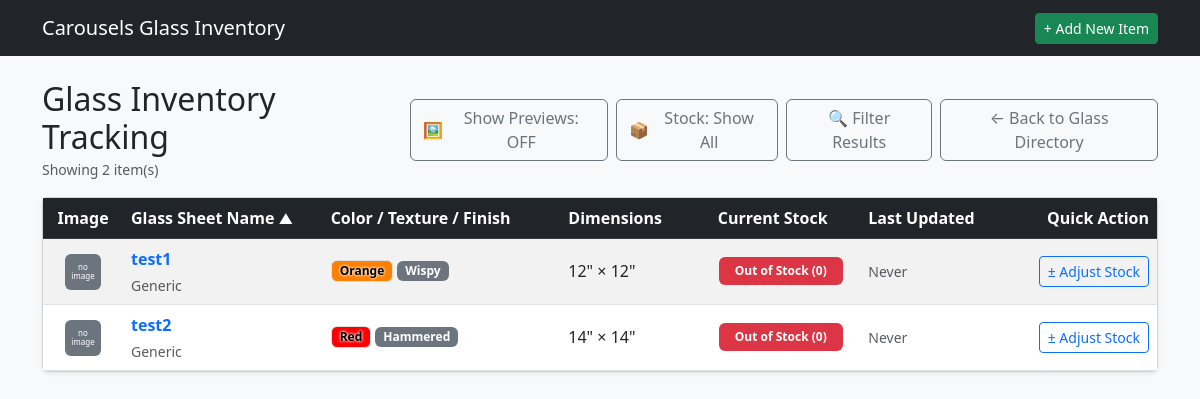
Page /glass/inventory on the earlier database version.
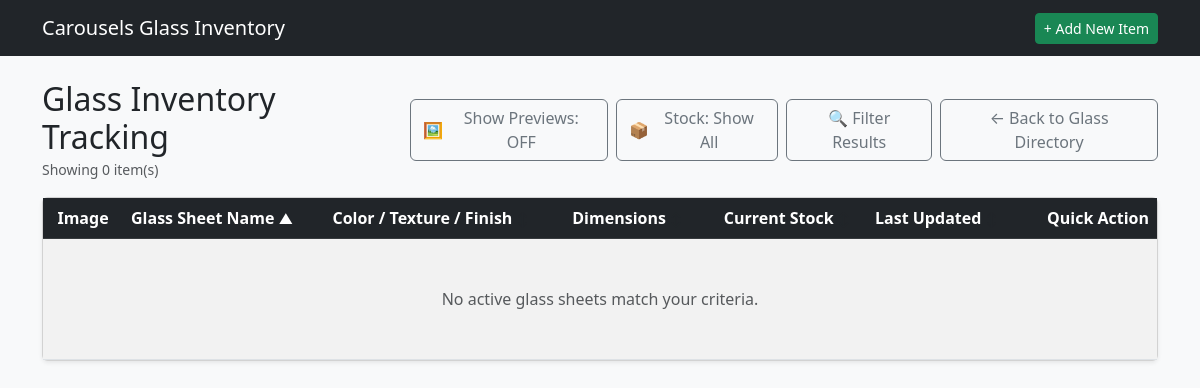
Same page on the later database version.
### tables this page shows
CREATE TABLE GPC (

    GLASSID INTEGER,                          
    GLSPRICE NUMERIC,                         
    STDATE TEXT,                              
    ENDDATE TEXT,                             

    FOREIGN KEY (GLASSID) REFERENCES GSI(GLASSID) ON DELETE CASCADE ON UPDATE CASCADE

);

CREATE TABLE GSI (

    GLASSID INTEGER PRIMARY KEY AUTOINCREMENT,
    GLSNAME TEXT,
    GLSMANF TEXT,
    GLSLEN INTEGER,
    GLSWID INTEGER,
    GLSTHK INTEGER,
    GLSTEX TEXT,
    GLSIRI INTEGER,
    GLSOPAL INTEGER,
    GLSOURCE TEXT,
    GLLINK TEXT,
    GLSIMG TEXT,
    GLSNOTE TEXT,
    COLOR TEXT,
    GTRNSN TEXT,
    ISACTIVE INTEGER,

    FOREIGN KEY (GLSTEX) REFERENCES GTL(GLSTEX) ON DELETE SET NULL ON UPDATE CASCADE,
    FOREIGN KEY (COLOR) REFERENCES COLOR(COLOR) ON DELETE SET NULL ON UPDATE CASCADE,
    FOREIGN KEY (GLSOURCE) REFERENCES GSL(GLSOURCE) ON DELETE SET NULL ON UPDATE CASCADE,
    FOREIGN KEY (GTRNSN) REFERENCES GTRNS(GTRNSN) ON DELETE SET NULL ON UPDATE CASCADE

);

### app.py (the view, shortened to what this page needs)
@app.route('/glass/inventory', methods=['GET', 'POST'])
def glass_inventory():
    db = get_db()
    sort_by = request.args.get('sort_by', 'GLSNAME')
    order = request.args.get('order', 'asc').lower()
    if order not in ['asc', 'desc']:
        order = 'asc'
    q = request.args.get('q', '').strip()
    manf = request.args.get('manf', '').strip()
    tex = request.args.get('tex', '').strip()
    color = request.args.get('color', '').strip()
    source = request.args.get('source', '').strip()
    min_price = request.args.get('min_price', '').strip()
    max_price = request.args.get('max_price', '').strip()
    stock_filter = request.args.get('stock_filter', '').strip()
    iridescent_filter = request.args.get('iridescent')
    opalescent_filter = request.args.get('opalescent')
    stock_display_mode = request.args.get('stock_display', 'all')
    allowed_sorts = {
        'GLASSID': 'GLASSID',
        'GLSNAME': 'GLSNAME',
        'GLSMANF': 'GLSMANF',
        'GLSTEX': 'GLSTEX',
        'COLOR': 'COLOR',
        'COLOR_HSV': 'COLOR_HSV',
        'GLSIRI': 'GLSIRI',
        'GLSOPAL': 'GLSOPAL',
        'GLSLEN': 'GLSLEN',
        'CURRENT_STOCK': 'CURRENT_STOCK',
        'LAST_UPDATED': 'LAST_UPDATED'
    }
    sql_sort_column = 'GLSNAME' if sort_by == 'COLOR_HSV' else allowed_sorts.get(sort_by, 'GLSNAME')
    where_clauses = ["g.ISACTIVE = 1"]
    params = []
    if q:
        where_clauses.append("(g.GLSNAME LIKE ? OR g.GLSMANF LIKE ? OR g.GLSNOTE LIKE ?)")
        params.extend([f"%{q}%", f"%{q}%", f"%{q}%"])
    if manf:
        where_clauses.append("g.GLSMANF = ?")
        params.append(manf)
    if tex:
        where_clauses.append("g.GLSTEX = ?")
        params.append(tex)
    if color:
        where_clauses.append("g.COLOR = ?")
        params.append(color)
    if iridescent_filter:
        where_clauses.append("g.GLSIRI = ?")
        params.append(iridescent_filter)
    if opalescent_filter:
        where_clauses.append("g.GLSOPAL = ?")
        params.append(opalescent_filter)
    if source:
        where_clauses.append("g.GLSOURCE = ?")
        params.append(source)
    if min_price:
        where_clauses.append("p.GLSPRICE >= ?")
        params.append(min_price)
    if max_price:
        where_clauses.append("p.GLSPRICE <= ?")
        params.append(max_price)
    where_sql = f"WHERE {' AND '.join(where_clauses)}"
    having_conditions = []
    if stock_filter == 'out':
        having_conditions.append("CURRENT_STOCK = 0")
    elif stock_filter == 'low':
        having_conditions.append("CURRENT_STOCK = 1")
    elif stock_filter == 'in':
        having_conditions.append("CURRENT_STOCK > 1")
    if stock_display_mode == 'out':
        having_conditions.append("CURRENT_STOCK <= 0")
    elif stock_display_mode == 'hide':
        having_conditions.append("CURRENT_STOCK > 0")
    stock_having_sql = f"GROUP BY GLASSID HAVING {' AND '.join(having_conditions)}" if having_conditions else ""
    query = f"""
        SELECT GLASSID, GLSNAME, GLSMANF, GLSLEN, GLSWID, GLSTHK, GLSTEX,
               GLSIRI, GLSOPAL, GLSOURCE, GLLINK, GLSIMG, GLSNOTE, COLOR,
               ISACTIVE, CHEX, GLSPRICE, SRCWEB, CURRENT_STOCK, LAST_UPDATED
        FROM (
            SELECT g.GLASSID, g.GLSNAME, g.GLSMANF, g.GLSLEN, g.GLSWID, g.GLSTHK,
                   g.GLSTEX, g.GLSIRI, g.GLSOPAL, g.GLSOURCE, g.GLLINK, g.GLSIMG,
                   g.GLSNOTE, g.COLOR, g.ISACTIVE, c.CHEX, p.GLSPRICE, l.SRCWEB,
                   COALESCE((
                       SELECT i.GLSSTOCK
                       FROM GLSINV i
                       WHERE i.GLASSID = g.GLASSID
                       ORDER BY i.TS DESC, i.GLSTRNID DESC
                       LIMIT 1
                   ), 0) AS CURRENT_STOCK,
                   (
                       SELECT i.TS
                       FROM GLSINV i
                       WHERE i.GLASSID = g.GLASSID
                       ORDER BY i.TS DESC, i.GLSTRNID DESC
                       LIMIT 1
                   ) AS LAST_UPDATED
            FROM GSI g
            LEFT JOIN COLOR c ON g.COLOR = c.COLOR
            LEFT JOIN GPC p ON g.GLASSID = p.GLASSID
            LEFT JOIN GSL l ON g.GLSOURCE = l.GLSOURCE
            {where_sql}
        ) sub
        {stock_having_sql}
        ORDER BY {sql_sort_column} {order.upper()}
    """
    raw_items = db.execute(query, params).fetchall()
    inventory_items = []
    for row in raw_items:
        item = dict(row)
        item['COLOR_HSV'] = hex_to_hsv(item.get('CHEX'))
        inventory_items.append(item)
    if sort_by == 'COLOR_HSV':
        inventory_items.sort(
            key=lambda x: x['COLOR_HSV'],
            reverse=(order == 'desc')
        )
    textures = db.execute("SELECT DISTINCT GLSTEX FROM GSI WHERE ISACTIVE = 1 AND GLSTEX IS NOT NULL AND GLSTEX != '' ORDER BY GLSTEX").fetchall()
    colors = db.execute("SELECT * FROM COLOR ORDER BY COLOR").fetchall()
    sources = db.execute("SELECT DISTINCT GLSOURCE FROM GSI WHERE ISACTIVE = 1 AND GLSOURCE IS NOT NULL AND GLSOURCE != '' ORDER BY GLSOURCE").fetchall()
    manufacturers = db.execute("SELECT DISTINCT GLSMANF FROM GSI WHERE ISACTIVE = 1 AND GLSMANF IS NOT NULL AND GLSMANF != '' ORDER BY GLSMANF").fetchall()
    iridescent_options = db.execute("SELECT DISTINCT GLSIRI FROM GSI WHERE ISACTIVE = 1 AND GLSIRI = 1").fetchall()
    opalescent_options = db.execute("SELECT DISTINCT GLSOPAL FROM GSI WHERE ISACTIVE = 1 AND GLSOPAL = 1").fetchall()
    return render_template(
        'glass_inventory.html',
        inventory_items=inventory_items,
        textures=textures,
        colors=colors,
        sources=sources,
        manufacturers=manufacturers,
        iridescent_options=iridescent_options,
        opalescent_options=opalescent_options,
        current_sort=sort_by,
        current_order=order,
        today_date=date.today().isoformat(),
        filters={
            'q': request.args.get('q', ''),
            'manf': request.args.get('manf', ''),
            'tex': request.args.get('tex', ''),
            'color': request.args.get('color', ''),
            'source': request.args.get('source', ''),
            'min_price': request.args.get('min_price', ''),
            'max_price': request.args.get('max_price', ''),
            'stock_filter': request.args.get('stock_filter', ''),
            'stock_display': stock_display_mode,
            'iridescent': request.args.get('iridescent', ''),
            'opalescent': request.args.get('opalescent', '')
        }
    )

### templates/glass_inventory.html (shortened to what this page needs)
{% extends 'base.html' %}
{% block content %}
<div class="d-flex justify-content-between align-items-center mb-3">
    <div>
        <h2 class="mb-0">Glass Inventory Tracking</h2>
        <small class="text-muted">Showing {{ inventory_items|length }} item(s)</small>
    </div>
    <div class="d-flex gap-2">
        <button type="button" id="thumbnailToggleBtn" class="btn btn-outline-secondary d-flex align-items-center gap-1" onclick="toggleThumbnails()">
            🖼️ <span id="toggleBtnText">Show Previews: OFF</span>
        </button>
        {% set stock_mode = filters.stock_display | default('all') %}
        <button type="button" id="stockDisplayToggleBtn" class="btn btn-outline-secondary d-flex align-items-center gap-1" onclick="cycleStockDisplay()">
            📦 <span id="stockDisplayBtnText">
                {% if stock_mode == 'out' %}Stock: Out Only
                {% elif stock_mode == 'hide' %}Stock: Hide Out
                {% else %}Stock: Show All{% endif %}
            </span>
        </button>
        <button type="button" class="btn btn-outline-secondary d-flex align-items-center gap-1" data-bs-toggle="modal" data-bs-target="#filterModal">
            🔍 Filter Results
        </button>
        <a href="{{ url_for('list_glass') }}" class="btn btn-outline-secondary">← Back to Glass Directory</a>
    </div>
</div>
{% macro sort_header(col_key, label) %}
    {% set new_order = 'desc' if current_sort == col_key and current_order == 'asc' else 'asc' %}
    <a href="{{ url_for('glass_inventory', sort_by=col_key, order=new_order, **filters) }}" class="text-white text-decoration-none d-block">
        {{ label }}
        {% if current_sort == col_key %}
            <small>{{ '▲' if current_order == 'asc' else '▼' }}</small>
        {% else %}
            <small class="text-muted" style="opacity: 0.4;">↕</small>
        {% endif %}
    </a>
{% endmacro %}
<div class="card shadow-sm">
    <div class="card-body p-0">
        <table class="table table-striped table-hover mb-0 align-middle">
            <thead class="table-dark">
                <tr>
                    <th style="width: 80px;" class="text-center">Image</th>
                    <th>{{ sort_header('GLSNAME', 'Glass Sheet Name') }}</th>
                    <th>{{ sort_header('COLOR_HSV', 'Color / Texture / Finish') }}</th>
                    <th>{{ sort_header('GLSLEN', 'Dimensions') }}</th>
                    <th class="text-center">{{ sort_header('CURRENT_STOCK', 'Current Stock') }}</th>
                    <th>{{ sort_header('LAST_UPDATED', 'Last Updated') }}</th>
                    <th class="text-end">Quick Action</th>
                </tr>
            </thead>
            <tbody>
                {% for item in inventory_items %}
                {% set stock = item.CURRENT_STOCK if item.CURRENT_STOCK is not none else 0 %}
                {% set img_src = item.GLSIMG %}
                {% if img_src %}
                    {% if not img_src.startswith('http') and not img_src.startswith('/') and not img_src.startswith('static/') %}
                        {% set img_src = 'static/' + img_src %}
                    {% endif %}
                {% endif %}
                <tr>
                    <td class="text-center">
                        {% if img_src %}
                            {% set resolved_img_url = url_for('static', filename=img_src.replace('static/', '')) if img_src.startswith('static/') else img_src %}
                            <div class="image-container-wrapper position-relative d-inline-block">
                                <button type="button" class="btn btn-sm btn-light border p-0 image-preview-btn shadow-sm"
                                        data-bs-toggle="modal"
                                        data-bs-target="#imagePreviewModal"
                                        data-imgsrc="{{ resolved_img_url }}"
                                        data-glassname="{{ item.GLSNAME }}"
                                        onmouseenter="showHoverPopup(event, '{{ resolved_img_url }}')"
                                        onmouseleave="hideHoverPopup()"
                                        style="width: 36px; height: 36px;">
                                    <span class="icon-view fs-6">🖼️</span>
                                    <img src="{{ resolved_img_url }}" class="thumb-view rounded d-none" style="width: 34px; height: 34px; object-fit: cover;" alt="thumb">
                                </button>
                            </div>
                        {% else %}
                            <div class="bg-secondary text-white rounded d-inline-flex align-items-center justify-content-center p-1"
                                 style="width: 36px; height: 36px; font-size: 8px; line-height: 1.1; text-align: center;"
                                 title="No image exists">
                                no image
                            </div>
                        {% endif %}
                    </td>
                    <td>
                        <a href="{{ url_for('glass_detail', glass_id=item.GLASSID) }}" class="fw-bold text-decoration-none text-primary">
                            {{ item.GLSNAME }}
                        </a>
                        <div class="small text-muted d-flex align-items-center gap-1 mt-1">
                            <span>{{ item.GLSMANF or 'Generic' }}</span>
                        </div>
                    </td>
                    <td>
                        <div class="d-flex flex-wrap gap-1 align-items-center">
                            {% if item.COLOR %}
                                {% set bg_hex = item.CHEX if item.CHEX else 'ccc' %}
                                {% if not bg_hex.startswith('#') %}
                                    {% set bg_hex = '#' + bg_hex %}
                                {% endif %}
                                <span class="badge border px-2 py-1" style="background-color: {{ bg_hex }}; color: #000 !important; text-shadow: 0px 0px 3px rgba(255,255,255,0.9), 0px 0px 3px rgba(255,255,255,0.9); font-weight: 600;">
                                    {{ item.COLOR }}
                                </span>
                            {% endif %}
                            {% if item.GLSTEX %}
                                <span class="badge bg-secondary text-white px-2 py-1">
                                    {{ item.GLSTEX }}
                                </span>
                            {% endif %}
                        </div>
                    </td>
                    <td>
                        {% if item.GLSLEN %}{{ item.GLSLEN }}" × {{ item.GLSWID }}"{% else %}—{% endif %}
                    </td>
                    <td class="text-center">
                        {% if stock <= 0 %}
                            <span class="badge bg-danger px-3 py-2">Out of Stock (0)</span>
                        {% elif stock == 1 %}
                            <span class="badge bg-warning text-dark px-3 py-2">Low Stock (1)</span>
                        {% else %}
                            <span class="badge bg-success px-3 py-2">In Stock ({{ stock }})</span>
                        {% endif %}
                    </td>
                    <td>
                        <span class="text-muted small">{{ item.LAST_UPDATED or 'Never' }}</span>
                    </td>
                    <td class="text-end">
                        <button type="button" class="btn btn-sm btn-outline-primary adjust-btn"
                                data-bs-toggle="modal"
                                data-bs-target="#adjustModal"
                                data-glassid="{{ item.GLASSID }}"
                                data-glassname="{{ item.GLSNAME }}"
                                data-currentstock="{{ stock }}">
                            ± Adjust Stock
                        </button>
                    </td>
                </tr>
                {% else %}
                <tr>
                    <td colspan="7" class="text-center py-5 text-muted">
                        No active glass sheets match your criteria.
                    </td>
                </tr>
                {% endfor %}
            </tbody>
        </table>
    </div>
</div>
{% endblock %}

### templates/base.html (shortened to what this page needs)
<!DOCTYPE html>
<html lang="en">
<head>
    <link href="https://cdn.jsdelivr.net/npm/bootstrap@5.3.0/dist/css/bootstrap.min.css" rel="stylesheet">
</head>
<body class="bg-light">
    <nav class="navbar navbar-expand-lg navbar-dark bg-dark mb-4">
        <div class="container">
            <a class="navbar-brand" href="{{ url_for('index') }}">Carousels Glass Inventory</a>
            <div>
                <a href="{{ url_for('create_item') }}" class="btn btn-success btn-sm">+ Add New Item</a>
            </div>
        </div>
    </nav>
    <div class="container">
        {% block content %}{% endblock %}
    </div>
</body>
</html>

Differences in the rows shown:
removed GPC: GLSNAME "test1", GLSMANF "Generic", COLOR "Orange", GLSTEX "Wispy", GLSLEN "12", GLSWID "12", LAST_UPDATED "Never"
removed GPC: GLSNAME "test2", GLSMANF "Generic", COLOR "Red", GLSTEX "Hammered", GLSLEN "14", GLSWID "14", LAST_UPDATED "Never"
Other differences:
{{ inventory_items|length }}: "2" → "0"
text now shown: "No active glass sheets match your criteria."
